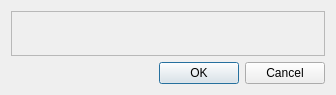
<?xml version="1.0" encoding="UTF-8"?>
<ui version="4.0">
 <class>CAircraftModelFilterDialog</class>
 <widget class="QDialog" name="CAircraftModelFilterDialog">
  <property name="geometry">
   <rect>
    <x>0</x>
    <y>0</y>
    <width>336</width>
    <height>95</height>
   </rect>
  </property>
  <property name="windowTitle">
   <string>Dialog</string>
  </property>
  <layout class="QVBoxLayout" name="vl_AircraftModelFilterForm">
   <item>
    <widget class="BlackGui::Filters::CAircraftModelFilterBar" name="filter_Models">
     <property name="frameShape">
      <enum>QFrame::StyledPanel</enum>
     </property>
     <property name="frameShadow">
      <enum>QFrame::Raised</enum>
     </property>
    </widget>
   </item>
   <item>
    <widget class="QDialogButtonBox" name="bb_FilterDialog">
     <property name="orientation">
      <enum>Qt::Horizontal</enum>
     </property>
     <property name="standardButtons">
      <set>QDialogButtonBox::Cancel|QDialogButtonBox::Ok</set>
     </property>
    </widget>
   </item>
  </layout>
 </widget>
 <customwidgets>
  <customwidget>
   <class>BlackGui::Filters::CAircraftModelFilterBar</class>
   <extends>QFrame</extends>
   <header>blackgui/filters/aircraftmodelfilterbar.h</header>
   <container>1</container>
  </customwidget>
 </customwidgets>
 <resources/>
 <connections>
  <connection>
   <sender>bb_FilterDialog</sender>
   <signal>accepted()</signal>
   <receiver>CAircraftModelFilterDialog</receiver>
   <slot>accept()</slot>
   <hints>
    <hint type="sourcelabel">
     <x>248</x>
     <y>254</y>
    </hint>
    <hint type="destinationlabel">
     <x>157</x>
     <y>274</y>
    </hint>
   </hints>
  </connection>
  <connection>
   <sender>bb_FilterDialog</sender>
   <signal>rejected()</signal>
   <receiver>CAircraftModelFilterDialog</receiver>
   <slot>reject()</slot>
   <hints>
    <hint type="sourcelabel">
     <x>316</x>
     <y>260</y>
    </hint>
    <hint type="destinationlabel">
     <x>286</x>
     <y>274</y>
    </hint>
   </hints>
  </connection>
 </connections>
</ui>
